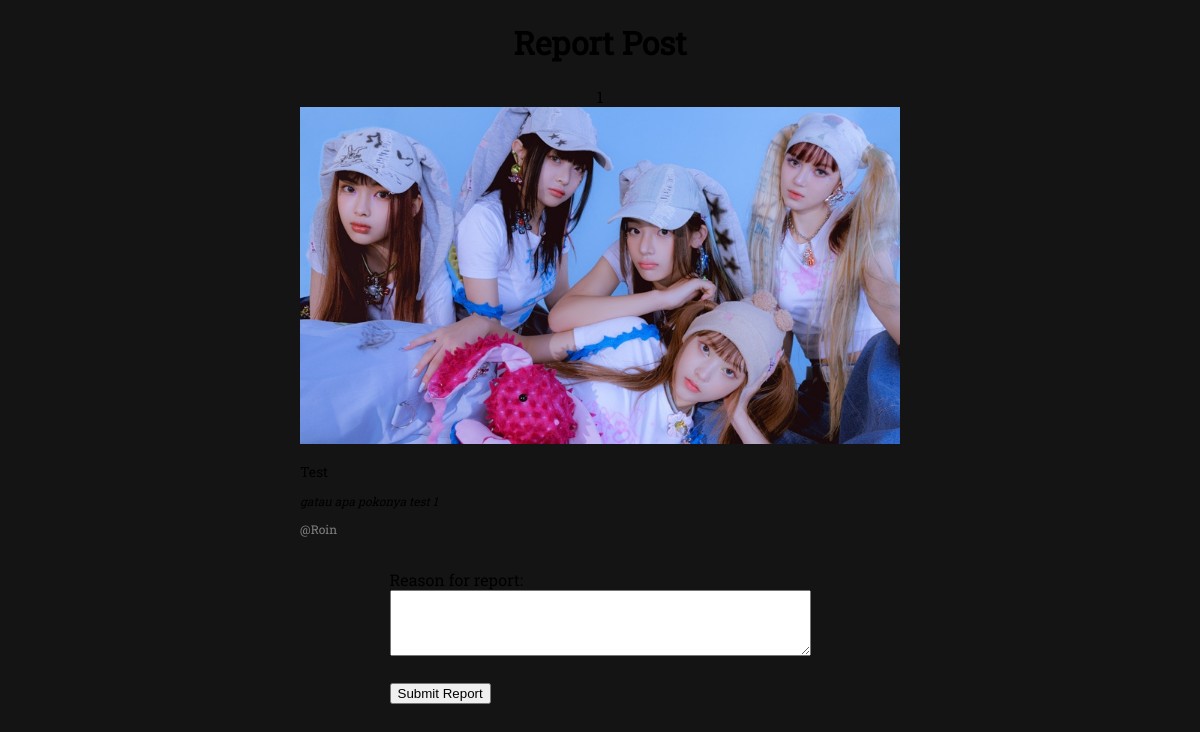
Screenshot of /forum_post/report_post.php?postId=1 with the database file from the repository.
### tables this page shows
CREATE TABLE `post` (
  `id` int(11) NOT NULL,
  `id_fans` int(11) DEFAULT NULL,
  `post_title` varchar(255) NOT NULL,
  `post_desc` varchar(255) DEFAULT NULL,
  `post_pict` mediumblob DEFAULT NULL
);

CREATE TABLE `users` (
  `id` int(11) NOT NULL,
  `username` varchar(60) NOT NULL,
  `passwords` varchar(60) NOT NULL,
  `role` enum('A','F') NOT NULL DEFAULT 'F'
);

### forum_post/report_post.php (the view, shortened to what this page needs)
<!DOCTYPE html>
<html>
<head>
    <link rel="stylesheet" href="../css/main.css">
</head>
<body>
  <div class="container">
      <h1><a href="forums.php">Report Post</a></h1>
        <?php
        require_once("../koneksi.php");
        if(isset($_GET['postId'])) {
            $postId = $_GET['postId'];
            echo $postId;
            $sql = "SELECT u.id as user_id, u.username, p.id as post_id , p.post_title, p.post_desc, p.post_pict
              FROM post p
              JOIN users u
              WHERE u.id = p.id_fans AND p.id = '$postId';";
            $result = $conn->query($sql);
            if ($result == true) {
                while($row = mysqli_fetch_assoc($result)){
                      echo "<div class='gbr_post'> <img src = 'Forum_Upload/".$row['post_pict']."' alt = 'hehe'>
                            <div class='text-container'>
                                <p class='post_title'> ".$row['post_title']."</p>
                                <p class='post_desc'> ".$row['post_desc']."</p>
                                <p class='username'> @".$row['username']."</p>
                            </div>
                        </div>";
                }
            }
        ?>
        <div class="form-container">
            <form action="record_report.php" method="post">
                <label for="reason">Reason for report:</label><br>
                <textarea id="reason" name="reason" rows="4" cols="50"></textarea><br><br>
                <input type="submit" value="Submit Report">
            </form>
        </div>
        <?php
        } else {
            echo "Invalid post ID.";
        }
        ?>
    </div>
</body>
</html>

### css/main.css (style rules this page uses)
body { font-family: robotoSlab; background-color: #141414; margin: 0; color: white; }

### forum_post/report_post.php (style rules this page uses)
a { text-decoration: none; color: black; }
.container { z-index: 999; display: flex; justify-content: center; align-items: center; flex-direction: column; color: black; }
.gbr_post { width: 100%; max-width: 600px; height: auto; margin-bottom: 20px; }
.gbr_post img { width: 100%; height: auto; }
.username, .post_desc { font-size: 12px; }
.username { color: gray; }
.post_title { font-size: 14px; margin-bottom: 0; margin-right: 10px; }
.post_desc { font-style: oblique; }
.form-container { text-align: center; }
.form-container form { display: inline-block; text-align: left; }

### rows the page displays
post: post_pict (picture), post_title "Test", post_desc "gatau apa pokonya test 1", users.username "Roin"

### other values shown
$postId "1"
